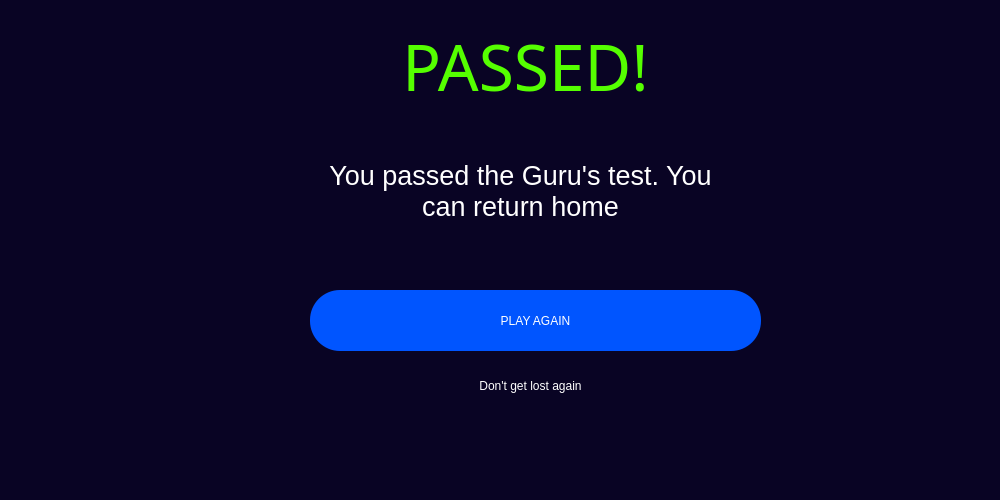
<?xml version="1.0" encoding="UTF-8"?>
<ui version="4.0">
 <class>MainWindow</class>
 <widget class="QMainWindow" name="MainWindow">
  <property name="geometry">
   <rect>
    <x>0</x>
    <y>0</y>
    <width>1000</width>
    <height>500</height>
   </rect>
  </property>
  <property name="windowTitle">
   <string>Guru</string>
  </property>
  <widget class="QWidget" name="centralwidget">
   <widget class="QWidget" name="widget" native="true">
    <property name="geometry">
     <rect>
      <x>0</x>
      <y>0</y>
      <width>1000</width>
      <height>500</height>
     </rect>
    </property>
    <property name="sizePolicy">
     <sizepolicy hsizetype="Fixed" vsizetype="Preferred">
      <horstretch>0</horstretch>
      <verstretch>0</verstretch>
     </sizepolicy>
    </property>
    <property name="styleSheet">
     <string notr="true">QWidget#widget{background-color: rgb(9, 4, 36);}
</string>
    </property>
    <widget class="QLabel" name="label">
     <property name="geometry">
      <rect>
       <x>320</x>
       <y>0</y>
       <width>411</width>
       <height>131</height>
      </rect>
     </property>
     <property name="font">
      <font>
       <family>Algerian</family>
       <pointsize>48</pointsize>
       <weight>50</weight>
       <italic>false</italic>
       <bold>false</bold>
      </font>
     </property>
     <property name="styleSheet">
      <string notr="true">font: 48pt &quot;Algerian&quot;;
text-decoration: e;

color: rgb(85, 255, 0)</string>
     </property>
     <property name="text">
      <string>  PASSED!  </string>
     </property>
     <property name="scaledContents">
      <bool>false</bool>
     </property>
     <property name="alignment">
      <set>Qt::AlignCenter</set>
     </property>
    </widget>
    <widget class="QLabel" name="label_2">
     <property name="geometry">
      <rect>
       <x>320</x>
       <y>80</y>
       <width>401</width>
       <height>221</height>
      </rect>
     </property>
     <property name="font">
      <font>
       <family>MS Shell Dlg 2</family>
       <pointsize>20</pointsize>
       <weight>50</weight>
       <italic>false</italic>
       <bold>false</bold>
      </font>
     </property>
     <property name="styleSheet">
      <string notr="true">font: 20pt &quot;MS Shell Dlg 2&quot;;
color:white;</string>
     </property>
     <property name="text">
      <string>You passed the Guru's test. You can return home</string>
     </property>
     <property name="alignment">
      <set>Qt::AlignCenter</set>
     </property>
     <property name="wordWrap">
      <bool>true</bool>
     </property>
    </widget>
    <widget class="QPushButton" name="replay">
     <property name="geometry">
      <rect>
       <x>310</x>
       <y>290</y>
       <width>451</width>
       <height>61</height>
      </rect>
     </property>
     <property name="cursor">
      <cursorShape>PointingHandCursor</cursorShape>
     </property>
     <property name="styleSheet">
      <string notr="true">*{
font: 19pt 'Garamond';
color: white;
background-color: rgb(0, 85, 255);
border-radius: 30 ;
}

</string>
     </property>
     <property name="text">
      <string>PLAY AGAIN</string>
     </property>
    </widget>
    <widget class="QLabel" name="label_3">
     <property name="geometry">
      <rect>
       <x>400</x>
       <y>360</y>
       <width>261</width>
       <height>51</height>
      </rect>
     </property>
     <property name="styleSheet">
      <string notr="true">font: 10pt &quot;MS Shell Dlg 2&quot;;
color:white;</string>
     </property>
     <property name="text">
      <string>Don't get lost again</string>
     </property>
     <property name="alignment">
      <set>Qt::AlignCenter</set>
     </property>
    </widget>
   </widget>
  </widget>
 </widget>
 <resources/>
 <connections/>
</ui>
